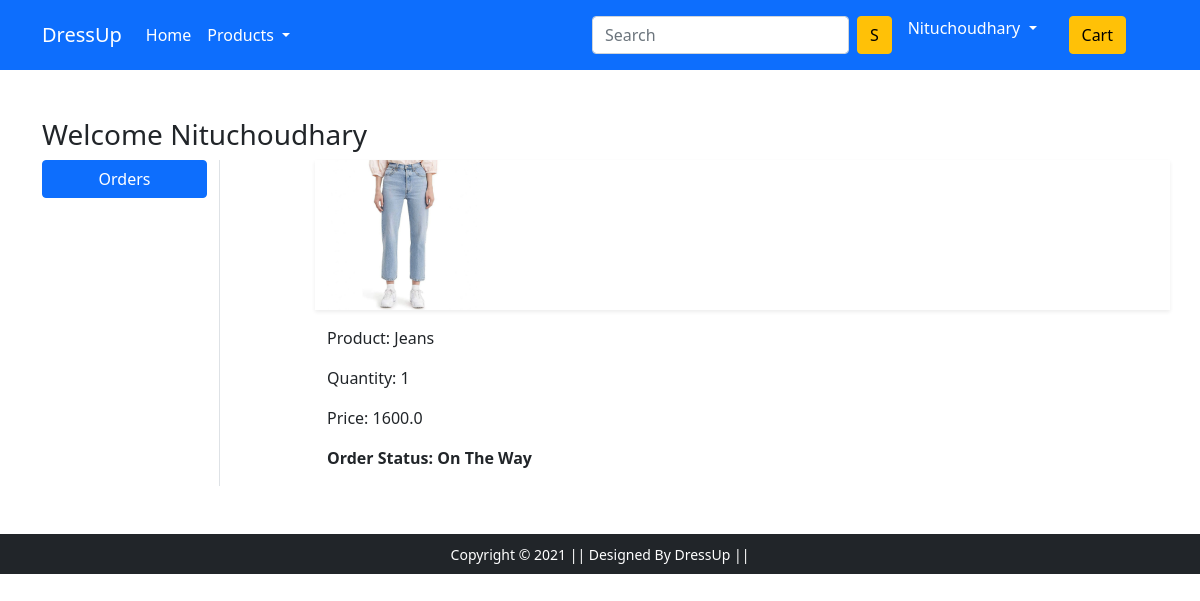
Screenshot of /orders/ (signed in) with the database file from the repository.
### app/models.py (models this page shows)
class OrderPlaced(models.Model):
    user = models.ForeignKey(User, on_delete=models.CASCADE)
    customer = models.ForeignKey(Customer, on_delete=models.CASCADE)
    product = models.ForeignKey(Product, on_delete=models.CASCADE)
    quantity = models.PositiveIntegerField(default=1)
    ordered_date = models.DateTimeField(auto_now_add=True)
    status = models.CharField(max_length=50,
    choices=STATUS_CHOICES,default='Pending')
    @property
    def total_cost(self):
        return self.quantity * self.product.discounted_price

class Product(models.Model):
    title = models.CharField(max_length=100)
    selling_price = models.FloatField()
    discounted_price = models.FloatField()
    description = models.TextField()
    brand = models.CharField(max_length=100)
    category = models.CharField(choices = CATEGORY_CHOICES,max_length=2)
    product_image = models.ImageField(upload_to='productimg')

### app/views.py (the view)
# urls.py: path('orders/', views.orders, name='orders'),
def orders(request):
    op = OrderPlaced.objects.filter(user=request.user)
    return render(request, 'app/orders.html',{'order_placed': op})

### app/templates/app/orders.html (shortened to what this page needs)
{% extends 'app/base.html' %}
{% load static %}
{% block main-content %}
<div class="container my-5">
 <div class="row">
 <h3>Welcome <span class="text-capitalize">{{request.user}}</span></h3>
  <div class="col-sm-2 border-end">
   <ul class="list-unstyled">
    <li class="d-grid"><a href="{% url 'orders' %}" class="btn btn-primary">Orders</a></li>
   </ul>
  </div>
  <div class="col-sm-9 offset-sm-1">
    {% for op in order_placed %}
    <div class="row shadow-sm mb-3">
        <div class=""col-sm-2">
            <img src="{{op.product.product_image.url}}" alt="" srcset="" class="img-fluid" height="150" width="150">
        </div>
    </div>
    <div class="col-sm-7">
        <p> Product: {{op.product.title}}</p>
        <p> Quantity: {{op.quantity}}</p>
        <p> Price: {{op.total_cost}}</p>
    </div>
    <div class="col-sm-3 fw-bold">
        <p>Order Status: {{op.status}}</p>
    </div>
   </div>
   {% endfor %}
  </div>
 </div>
{% endblock main-content %}

### app/templates/app/base.html (shortened to what this page needs)
<!doctype html>
{% load static %}
<html lang="en">
  <head>
    <link href="https://cdn.jsdelivr.net/npm/bootstrap@5.0.0-beta1/dist/css/bootstrap.min.css" rel="stylesheet">
    <link rel="stylesheet" href="{% static 'app/css/owl.carousel.min.css' %}">
    <link rel="stylesheet" href="{% static 'app/css/all.min.css' %}">
    <link rel="stylesheet" href="{% static 'app/css/style.css' %}">
  </head>
  <body>
    <nav class="navbar navbar-expand-lg navbar-dark bg-primary">
     <div class="container">
       <a class="navbar-brand" href="/">DressUp</a>
       <div class="collapse navbar-collapse" id="navbarSupportedContent">
         <ul class="navbar-nav me-auto mb-2 mb-lg-0">
           <li class="nav-item">
             <a class="nav-link active" aria-current="page" href="/">Home</a>
           </li>
           <li class="nav-item dropdown">
             <a class="nav-link dropdown-toggle text-white" href="#" id="electronicsDropdown" role="button" data-bs-toggle="dropdown" aria-expanded="false">
               Products
             </a>
           </li>
         </ul>
         <form class="d-flex">
           <input class="form-control me-2" type="search" placeholder="Search" aria-label="Search">
           <button class="btn btn-warning" type="submit">S</button>
         </form>
         <div>
          <ul class="navbar-nav me-auto mb-2 mb-lg-0">
            {% if request.user.is_authenticated %}
           <li class="nav-item dropdown mx-2">
              <a class="nav-link dropdown-toggle text-white" href="#" id="profileDropdown" role="button" data-bs-toggle="dropdown" aria-expanded="false">
                {{request.user.username|capfirst}}
              </a>
            </li>
            <li class="nav-item mx-2">
             <a href="{% url 'showcart' %}" class="nav-link text-white"> <button class="btn btn-warning" type="submit">Cart</button> </a>
            </li>
              {% else %}
             <a href="{% url 'login' %}" class="nav-link text-white">Login</a>
            </li>
            <li class="nav-item mx-2">
             <a href="{% url 'customerregistration' %}" class="nav-link text-white">Registration</a>
            </li>
            {% endif %}
          </ul>
         </div>
       </div>
     </div>
    </nav>
    {% block main-content %} {% endblock main-content %}
    <footer class="container-fluid bg-dark text-center p-2 mt-5">
        <small class="text-white">Copyright &copy; 2021 || Designed By DressUp || </small>
    </footer>
  </body>
</html>

### rows the page displays
OrderPlaced: product.product_image (picture), product "Jeans", quantity "1", total_cost "1600.0", status "On The Way"

### other values shown
{{ request.user.username|capfirst }} "Nituchoudhary"
{{ request.user }} "Nituchoudhary"
